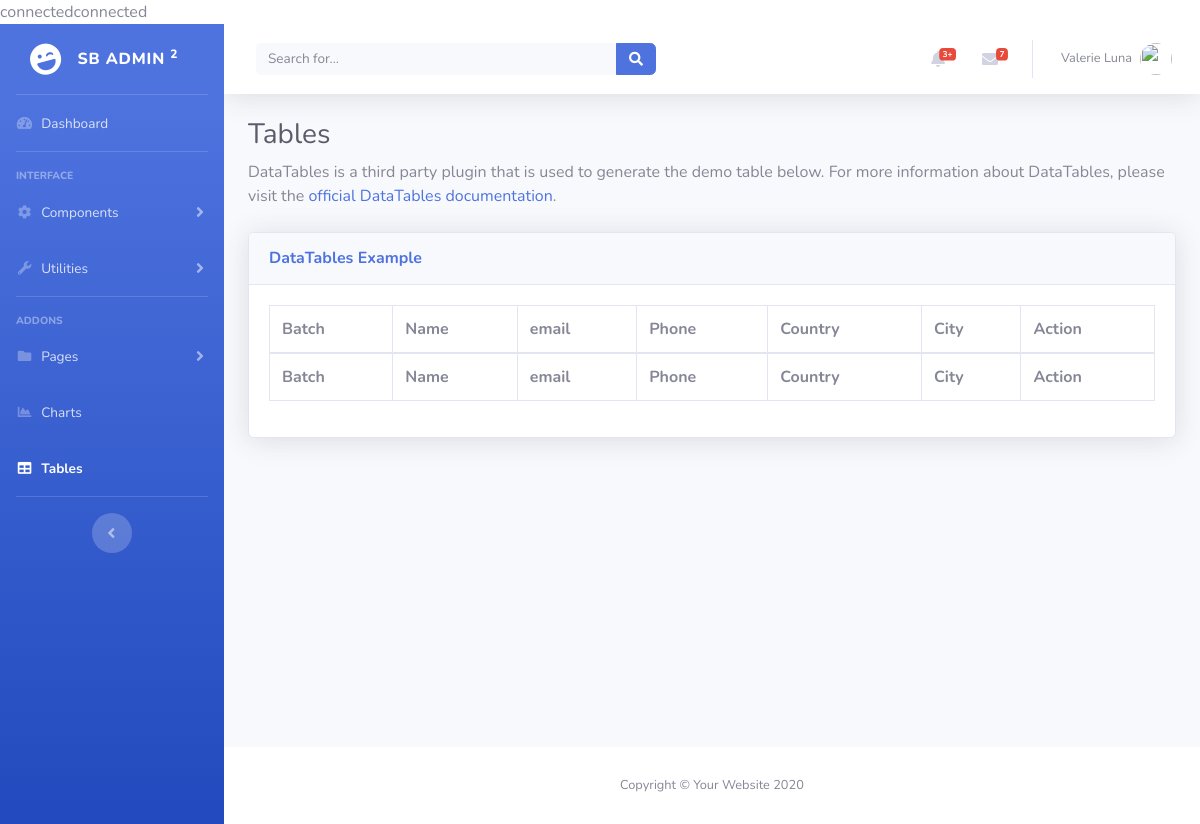
The app's page /admin/tables.php, older data.
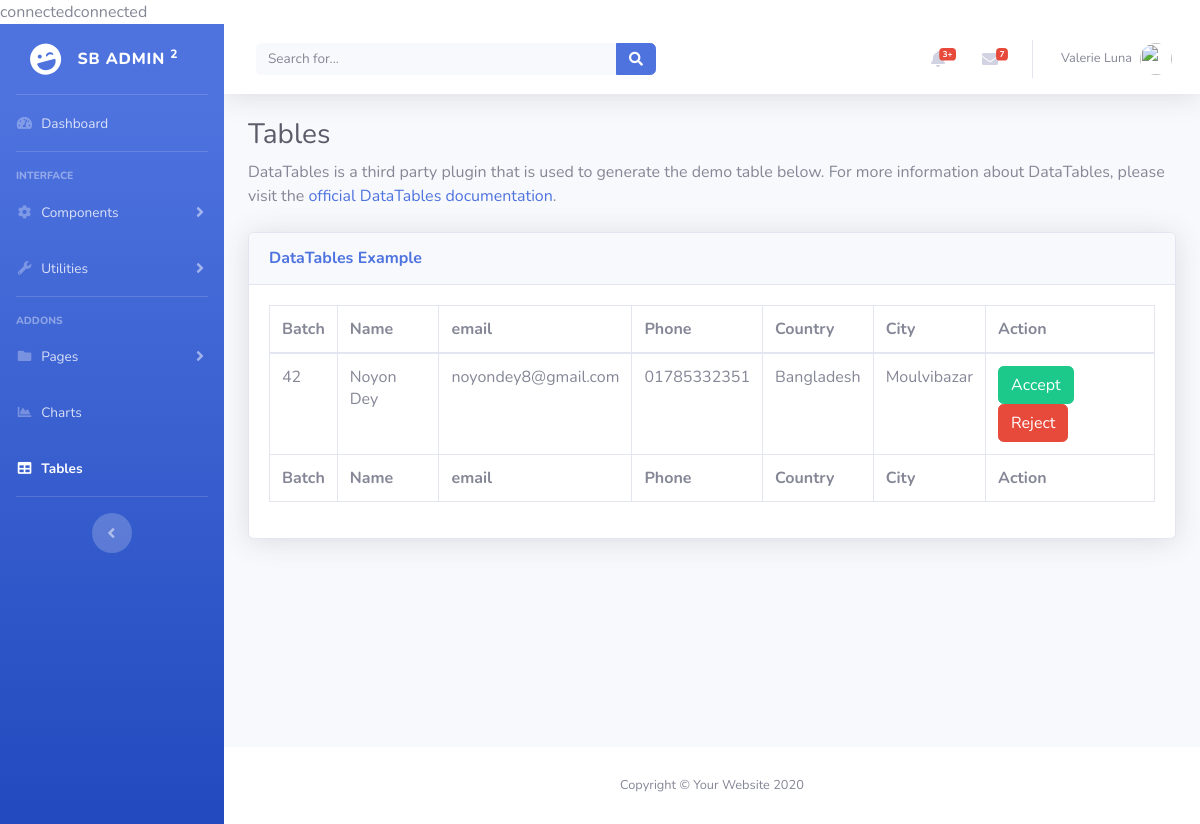
The same page, newer data.
### tables this page shows
CREATE TABLE `user_info` (
  `id` int(11) NOT NULL,
  `user_id` int(11) DEFAULT NULL,
  `batch` int(11) DEFAULT NULL,
  `image` varchar(255) DEFAULT NULL,
  `name` varchar(255) DEFAULT NULL,
  `phone` varchar(255) DEFAULT NULL,
  `current_country` varchar(255) DEFAULT NULL,
  `current_city` varchar(255) DEFAULT NULL,
  `created` datetime(6) DEFAULT NULL,
  `updated` datetime(6) DEFAULT NULL
);

CREATE TABLE `user` (
  `id` int(11) NOT NULL,
  `email` varchar(255) DEFAULT NULL,
  `password` varchar(255) DEFAULT NULL,
  `token` varchar(255) DEFAULT NULL,
  `is_valid` tinyint(1) DEFAULT NULL,
  `created` datetime(6) DEFAULT NULL,
  `updated` datetime(6) DEFAULT NULL
);

### admin/classes/tables.php (called while the page is built)
<?php
include('database.php');
class pendingMember extends database
{
    protected $link;
    public function pendingFunction()
    {
        $sql = "SELECT * FROM user INNER JOIN user_info ON user.id = user_info.user_id WHERE user.is_valid = 0 ";
        $res = mysqli_query($this->link, $sql);
        if (mysqli_num_rows($res) > 0) {
            return $res;
        } else {
            return false;
        }
    }
}
$obj = new pendingMember;
$objPending = $obj->pendingFunction();

### admin/tables.php (the view, shortened to what this page needs)
<?php
include('classes/tables.php');
?>
<!DOCTYPE html>
<html lang="en">
<head>
    <link href="vendor/fontawesome-free/css/all.min.css" rel="stylesheet" type="text/css">
    <link href="css/sb-admin-2.min.css" rel="stylesheet">
    <link href="vendor/datatables/dataTables.bootstrap4.min.css" rel="stylesheet">
</head>
<body id="page-top">
    <div id="wrapper">
        <ul class="navbar-nav bg-gradient-primary sidebar sidebar-dark accordion" id="accordionSidebar">
            <a class="sidebar-brand d-flex align-items-center justify-content-center" href="index.html">
                <div class="sidebar-brand-icon rotate-n-15">
                    <i class="fas fa-laugh-wink"></i>
                </div>
                <div class="sidebar-brand-text mx-3">SB Admin <sup>2</sup></div>
            </a>
            <hr class="sidebar-divider my-0">
            <li class="nav-item">
                <a class="nav-link" href="index.html">
                    <i class="fas fa-fw fa-tachometer-alt"></i>
                    <span>Dashboard</span></a>
            </li>
            <hr class="sidebar-divider">
            <div class="sidebar-heading">
                Interface
            </div>
            <li class="nav-item">
                <a class="nav-link collapsed" href="#" data-toggle="collapse" data-target="#collapseTwo"
                    aria-expanded="true" aria-controls="collapseTwo">
                    <i class="fas fa-fw fa-cog"></i>
                    <span>Components</span>
                </a>
            </li>
            <li class="nav-item">
                <a class="nav-link collapsed" href="#" data-toggle="collapse" data-target="#collapseUtilities"
                    aria-expanded="true" aria-controls="collapseUtilities">
                    <i class="fas fa-fw fa-wrench"></i>
                    <span>Utilities</span>
                </a>
            </li>
            <hr class="sidebar-divider">
            <div class="sidebar-heading">
                Addons
            </div>
            <li class="nav-item">
                <a class="nav-link collapsed" href="#" data-toggle="collapse" data-target="#collapsePages"
                    aria-expanded="true" aria-controls="collapsePages">
                    <i class="fas fa-fw fa-folder"></i>
                    <span>Pages</span>
                </a>
            </li>
            <li class="nav-item">
                <a class="nav-link" href="charts.html">
                    <i class="fas fa-fw fa-chart-area"></i>
                    <span>Charts</span></a>
            </li>
            <li class="nav-item active">
                <a class="nav-link" href="tables.html">
                    <i class="fas fa-fw fa-table"></i>
                    <span>Tables</span></a>
            </li>
            <hr class="sidebar-divider d-none d-md-block">
            <div class="text-center d-none d-md-inline">
                <button class="rounded-circle border-0" id="sidebarToggle"></button>
            </div>
        </ul>
        <div id="content-wrapper" class="d-flex flex-column">
            <div id="content">
                <nav class="navbar navbar-expand navbar-light bg-white topbar mb-4 static-top shadow">
                    <form
                        class="d-none d-sm-inline-block form-inline mr-auto ml-md-3 my-2 my-md-0 mw-100 navbar-search">
                        <div class="input-group">
                            <input type="text" class="form-control bg-light border-0 small" placeholder="Search for..."
                                aria-label="Search" aria-describedby="basic-addon2">
                            <div class="input-group-append">
                                <button class="btn btn-primary" type="button">
                                    <i class="fas fa-search fa-sm"></i>
                                </button>
                            </div>
                        </div>
                    </form>
                    <ul class="navbar-nav ml-auto">
                        <li class="nav-item dropdown no-arrow mx-1">
                            <a class="nav-link dropdown-toggle" href="#" id="alertsDropdown" role="button"
                                data-toggle="dropdown" aria-haspopup="true" aria-expanded="false">
                                <i class="fas fa-bell fa-fw"></i>
                                <span class="badge badge-danger badge-counter">3+</span>
                            </a>
                        </li>
                        <li class="nav-item dropdown no-arrow mx-1">
                            <a class="nav-link dropdown-toggle" href="#" id="messagesDropdown" role="button"
                                data-toggle="dropdown" aria-haspopup="true" aria-expanded="false">
                                <i class="fas fa-envelope fa-fw"></i>
                                <span class="badge badge-danger badge-counter">7</span>
                            </a>
                        </li>
                        <li class="nav-item dropdown no-arrow">
                            <a class="nav-link dropdown-toggle" href="#" id="userDropdown" role="button"
                                data-toggle="dropdown" aria-haspopup="true" aria-expanded="false">
                                <span class="mr-2 d-none d-lg-inline text-gray-600 small">Valerie Luna</span>
                                <img class="img-profile rounded-circle"
                                    src="https://source.unsplash.com/QAB-WJcbgJk/60x60">
                            </a>
                        </li>
                    </ul>
                </nav>
                <div class="container-fluid">
                    <h1 class="h3 mb-2 text-gray-800">Tables</h1>
                    <p class="mb-4">DataTables is a third party plugin that is used to generate the demo table below.
                        For more information about DataTables, please visit the <a target="_blank"
                            href="https://datatables.net">official DataTables documentation</a>.</p>
                    <div class="card shadow mb-4">
                        <div class="card-header py-3">
                            <h6 class="m-0 font-weight-bold text-primary">DataTables Example</h6>
                        </div>
                        <div class="card-body">
                            <div class="table-responsive">
                                <table class="table table-bordered" id="dataTable" width="100%" cellspacing="0">
                                    <thead>
                                        <tr>
                                            <th>Batch</th>
                                            <th>Name</th>
                                            <th>email</th>
                                            <th>Phone</th>
                                            <th>Country</th>
                                            <th>City</th>
                                            <th>Action</th>
                                        </tr>
                                    </thead>
                                    <tfoot>
                                        <tr>
                                            <th>Batch</th>
                                            <th>Name</th>
                                            <th>email</th>
                                            <th>Phone</th>
                                            <th>Country</th>
                                            <th>City</th>
                                            <th>Action</th>
                                        </tr>
                                    </tfoot>
                                    <tbody>
                                        <?php if ($objPending) { ?>
                                        <?php while ($rows = mysqli_fetch_assoc($objPending)) { ?>
                                        <tr>
                                            <td><?php echo $rows['batch']; ?></td>
                                            <td><?php echo $rows['name']; ?></td>
                                            <td><?php echo $rows['email']; ?></td>
                                            <td><?php echo $rows['phone']; ?></td>
                                            <td><?php echo $rows['current_country']; ?></td>
                                            <td><?php echo $rows['current_city']; ?></td>
                                            <td>
                                                <a href="classes/accept.php?id=<?php echo $rows['user_id']; ?>"
                                                    class="btn btn-success">Accept</a>
                                                <a href="classes/reject.php?id=<?php echo $rows['user_id']; ?>"
                                                    class="btn btn-danger">Reject</a>
                                            </td>
                                        </tr>
                                        <?php } ?>
                                        <?php } ?>
                                    </tbody>
                                </table>
                            </div>
                        </div>
                    </div>
                </div>
            </div>
            <footer class="sticky-footer bg-white">
                <div class="container my-auto">
                    <div class="copyright text-center my-auto">
                        <span>Copyright &copy; Your Website 2020</span>
                    </div>
                </div>
            </footer>
        </div>
    </div>
</body>
</html>

### admin/classes/database.php (shortened to what this page needs)
<?php
class database
{
    private $hostname = "localhost";
    private $username = "root";
    private $password = "";
    private $dbname = "alumni";
    public function __construct()
    {
        $this->connection();
    }
    public function connection()
    {
        $this->link = mysqli_connect($this->hostname, $this->username, $this->password, $this->dbname);
        if ($this->link) {
            echo "connected";
        } else {
            echo "not connected";
        }
    }
}
$obj = new database;

Row changes from the older to the newer data that the page shows:
added user_info: batch "42", name "Noyon Dey", user.email "noyondey8@gmail.com", phone "01785332351", current_country "Bangladesh", current_city "Moulvibazar"
